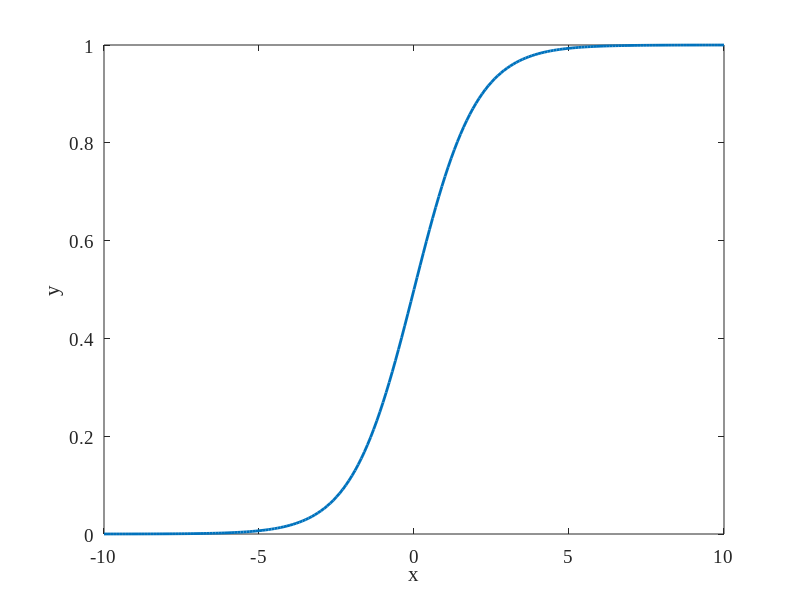
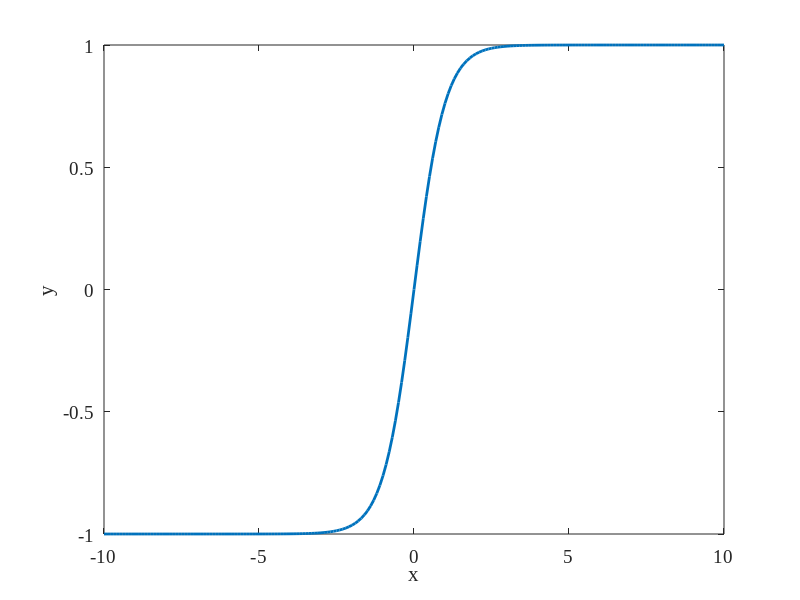
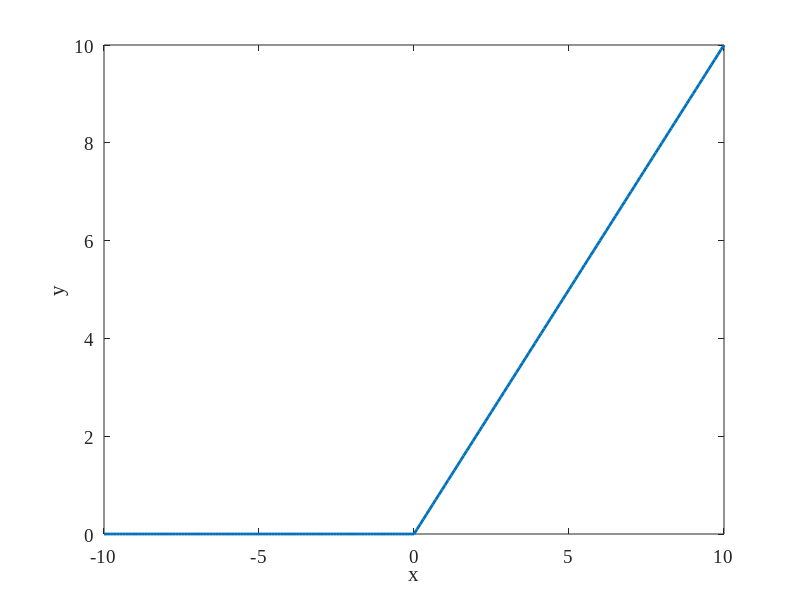
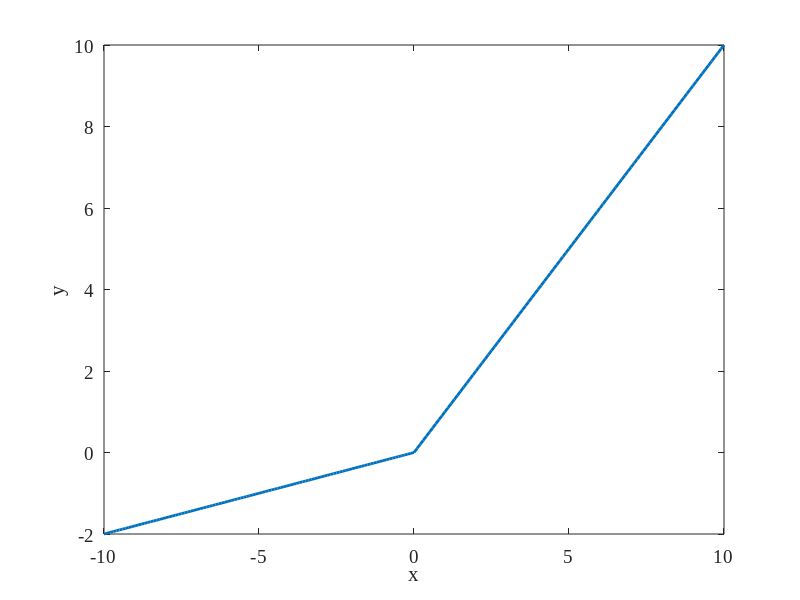

Recreate these plots in MATLAB, in order.
%% a script for activation funtion visualization
% sigmoid, tanh, relu, leaky relu
close all;

x = -10:0.1:10;
alpha = 0.2;

sigmoid = 1 ./ (1 + exp(-x));
tanh = (exp(x) - exp(-x)) ./ (exp(x) + exp(-x));
relu = max(0, x);
leaky_ralu = max(alpha.*x, x);

figure(1);plot(x, sigmoid, 'linewidth', 2);
xlabel('x', 'FontSize', 16);
ylabel('y', 'FontSize', 16);
set(gca,'FontName','Times New Roman','FontSize',14);


figure(2);plot(x, tanh, 'linewidth', 2);
xlabel('x', 'FontSize', 16);
ylabel('y', 'FontSize', 16);
set(gca,'FontName','Times New Roman','FontSize',14);

figure(3);plot(x, relu, 'linewidth', 2);
xlabel('x', 'FontSize', 16);
ylabel('y', 'FontSize', 16);
set(gca,'FontName','Times New Roman','FontSize',14);

figure(4);plot(x, leaky_ralu, 'linewidth', 2);
xlabel('x', 'FontSize', 16);
ylabel('y', 'FontSize', 16);
set(gca,'FontName','Times New Roman','FontSize',14);